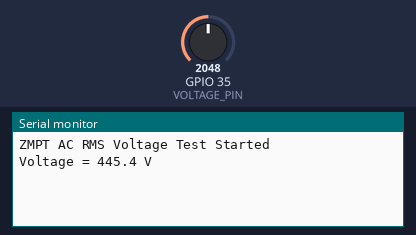
A sketch run on a simulated ESP32. Parts: the last lines printed to the serial monitor. The test bench sets the inputs (shaded band); at power-on: GPIO 35 (VOLTAGE_PIN) = 2048 (analog values on the 0–4095 scale).

Above: at 4.2 s.
4.3 s: GPIO 35 (VOLTAGE_PIN) set to 2866
At 4.3 s:
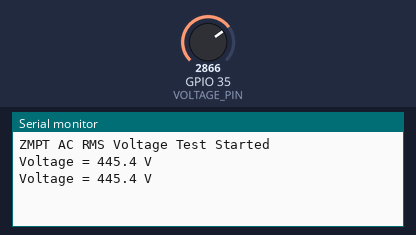
5.8 s: GPIO 35 (VOLTAGE_PIN) set to 3603
At 7.0 s:
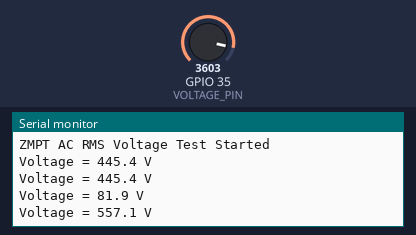
Timing chart, 0 to 8.8 s (numbered marks = the images above; inputs shaded):
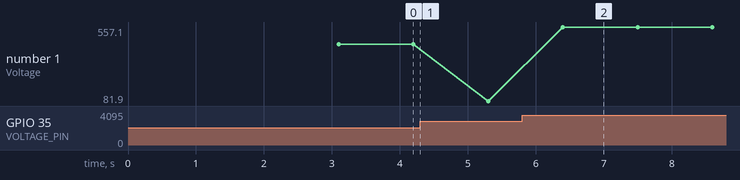

The sketch:

Test_Vlotage_code.ino
```cpp
#define VOLTAGE_PIN 35

#define SAMPLE_WINDOW_MS 100   // ~5 AC cycles @ 50Hz

float ZMPT_OFFSET = 2738.90;   // 🔒 your measured offset
float VOLTAGE_CAL = 800.0;   // approx, we will fine tune

void setup() {
  Serial.begin(115200);
  delay(3000);

  analogReadResolution(12);
  analogSetPinAttenuation(VOLTAGE_PIN, ADC_11db);

  Serial.println("ZMPT AC RMS Voltage Test Started");
}

void loop() {

  unsigned long start = millis();
  float sumSq = 0;
  int count = 0;

  while (millis() - start < SAMPLE_WINDOW_MS) {
    float adc = analogRead(VOLTAGE_PIN);
    float v = (adc - ZMPT_OFFSET);   // centered waveform
    sumSq += v * v;
    count++;
  }

  float vrms_adc = sqrt(sumSq / count);

  // Convert ADC RMS → AC Voltage
  float voltage = vrms_adc * (3.3 / 4095.0) * VOLTAGE_CAL;

  Serial.print("Voltage = ");
  Serial.print(voltage, 1);
  Serial.println(" V");

  delay(1000);
}
```

Measured:
- after the input at 5.8 s, the serial monitor: prints a new line after 0.60 s (image 2)
- plotted number 1: 445.4 → 81.9 after the input at 4.3 s, 81.9 → 557.1 after the input at 5.8 s
